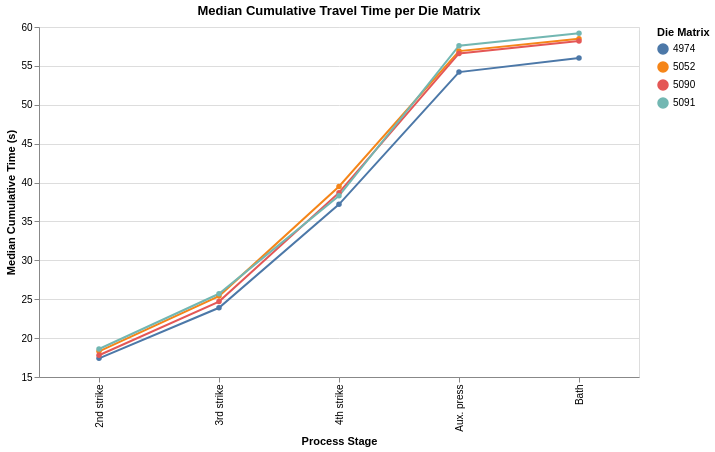

Notebook code cell kept with this figure:
### Markdown cell above
### Cumulative travel time profile per die matrix

The process order: **Furnace → 2nd strike (~18s) → 3rd strike (~25s) → 4th strike (~38s) → Aux. press (~55s) → Quench bath (~58s)**

Values must be monotonically increasing. Non-increasing values indicate measurement errors.

### Code cell
# Visualize median cumulative profile per die matrix
stages = ["2nd_strike", "3rd_strike", "4th_strike", "auxiliary_press", "bath"]
stage_labels = ["2nd strike", "3rd strike", "4th strike", "Aux. press", "Bath"]

medians_full = pieces.groupby("die_matrix")[lifetime_cols].median()
medians_full.columns = stages

# Melt to long format for Altair
plot_df = medians_full.reset_index().melt(
    id_vars="die_matrix", var_name="stage", value_name="median_seconds"
)
plot_df["stage_label"] = plot_df["stage"].map(dict(zip(stages, stage_labels)))
plot_df["die_matrix"] = plot_df["die_matrix"].astype(str)

alt.Chart(plot_df).mark_line(point=True).encode(
    x=alt.X("stage_label:N", sort=stage_labels, title="Process Stage"),
    y=alt.Y("median_seconds:Q", title="Median Cumulative Time (s)", scale=alt.Scale(zero=False)),
    color=alt.Color("die_matrix:N", title="Die Matrix"),
    tooltip=["die_matrix", "stage_label", "median_seconds"],
).properties(
    width=600, height=350,
    title="Median Cumulative Travel Time per Die Matrix"
)

### Figure 1 — Vega-Lite specification as saved in the notebook (floating-point values rounded to 4 significant figures)
{"config": {"view": {"continuousWidth": 300, "continuousHeight": 300}}, "data": {"name": "data-12a32f7ec11336c19141e17c6eb5210f"}, "mark": {"type": "line", "point": true}, "encoding": {"color": {"field": "die_matrix", "title": "Die Matrix", "type": "nominal"}, "tooltip": [{"field": "die_matrix", "type": "nominal"}, {"field": "stage_label", "type": "nominal"}, {"field": "median_seconds", "type": "quantitative"}], "x": {"field": "stage_label", "sort": ["2nd strike", "3rd strike", "4th strike", "Aux. press", "Bath"], "title": "Process Stage", "type": "nominal"}, "y": {"field": "median_seconds", "scale": {"zero": false}, "title": "Median Cumulative Time (s)", "type": "quantitative"}}, "height": 350, "title": "Median Cumulative Travel Time per Die Matrix", "width": 600, "$schema": "https://vega.github.io/schema/vega-lite/v5.20.1.json", "datasets": {"data-12a32f7ec11336c19141e17c6eb5210f": [{"die_matrix": "4974", "stage": "2nd_strike", "median_seconds": 17.4, "stage_label": "2nd strike"}, {"die_matrix": "5052", "stage": "2nd_strike", "median_seconds": 18.3, "stage_label": "2nd strike"}, {"die_matrix": "5090", "stage": "2nd_strike", "median_seconds": 17.8, "stage_label": "2nd strike"}, {"die_matrix": "5091", "stage": "2nd_strike", "median_seconds": 18.6, "stage_label": "2nd strike"}, {"die_matrix": "4974", "stage": "3rd_strike", "median_seconds": 23.9, "stage_label": "3rd strike"}, {"die_matrix": "5052", "stage": "3rd_strike", "median_seconds": 25.4, "stage_label": "3rd strike"}, {"die_matrix": "5090", "stage": "3rd_strike", "median_seconds": 24.7, "stage_label": "3rd strike"}, {"die_matrix": "5091", "stage": "3rd_strike", "median_seconds": 25.7, "stage_label": "3rd strike"}, {"die_matrix": "4974", "stage": "4th_strike", "median_seconds": 37.2, "stage_label": "4th strike"}, {"die_matrix": "5052", "stage": "4th_strike", "median_seconds": 39.5, "stage_label": "4th strike"}, {"die_matrix": "5090", "stage": "4th_strike", "median_seconds": 38.7, "stage_label": "4th strike"}, {"die_matrix": "5091", "stage": "4th_strike", "median_seconds": 38.3, "stage_label": "4th strike"}, {"die_matrix": "4974", "stage": "auxiliary_press", "median_seconds": 54.2, "stage_label": "Aux. press"}, {"die_matrix": "5052", "stage": "auxiliary_press", "median_seconds": 56.9, "stage_label": "Aux. press"}, {"die_matrix": "5090", "stage": "auxiliary_press", "median_seconds": 56.6, "stage_label": "Aux. press"}, {"die_matrix": "5091", "stage": "auxiliary_press", "median_seconds": 57.6, "stage_label": "Aux. press"}, {"die_matrix": "4974", "stage": "bath", "median_seconds": 56.0, "stage_label": "Bath"}, {"die_matrix": "5052", "stage": "bath", "median_seconds": 58.5, "stage_label": "Bath"}, {"die_matrix": "5090", "stage": "bath", "median_seconds": 58.2, "stage_label": "Bath"}, {"die_matrix": "5091", "stage": "bath", "median_seconds": 59.2, "stage_label": "Bath"}]}}
